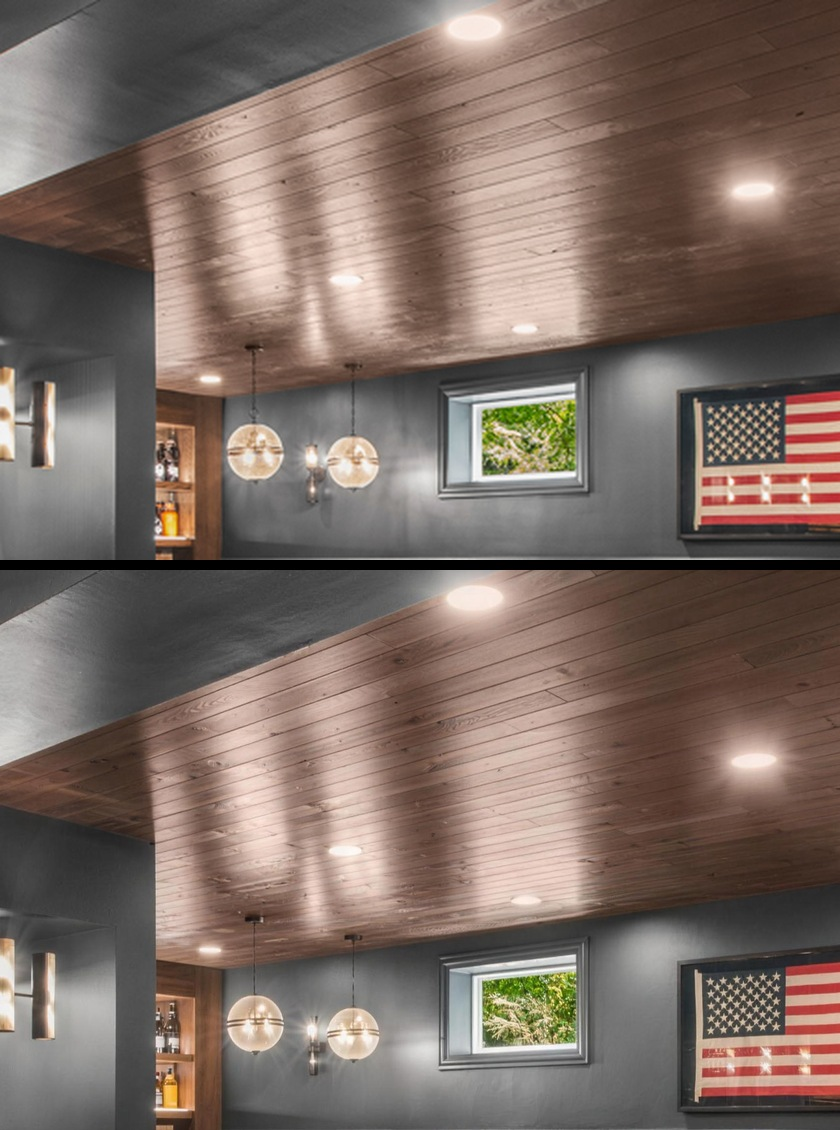
#> input picture marketing/meta-ads/higgsfield-tests/_upscale-compare.jpg, 840 x 1130 px, given in place of 054338_486.jpg, which was not available
$ python build_geist_primary_bath.py higgsfield-tests/_upscale-compare.jpg
#> lines starting #> are read from the running program, lines starting #| are printed output that depends on the picture
"""Geist primary bath - Facebook before/after cards and the website images.

One script for both, so the grade and the framing of every frame live in one
place and the site and the feed show the same photographs.

**Sources.** Camera originals (Insta360, 7040x5288, 4:3) staged in
`source-photos/geist-primary-bath/{before,after}` - gitignored; the full shoot,
including the progress set and the clips, lives in the "Herman Master" Drive
folder. Client surname stays out of every filename and off the page.

**Pairs are matched by vantage, not by subject.** Each before/after pair was
chosen from a full review of all 52 files so the two frames stand roughly where
the same person would stand. The fifth pair (the shower) is the exception: the
only before of the old stall is a portrait frame shot from its doorway.

**Grade.** Photographic only - nothing moved, added or removed.
  - Exposure: a gamma per frame, aimed at a common midtone, capped both ways so
    no frame is pushed past its own range. Gamma lifts midtones and leaves black
    and white where they are, so windows do not blow out.
  - White balance: the befores are left alone. Their warm readings are real
    colour - the almond tub and tile, the sage walls - and neutralising them
    would misrepresent the room as it was. Only the three afters lit warm by
    the vanity sconce or the shower can are pulled part-way toward the cooler
    frames of the same walls (`wb` is the change in R-B, in 8-bit points).

    python build_geist_primary_bath.py preview   review sheets -> _geist_preview/
    python build_geist_primary_bath.py build     cards -> renders/carousel/
                                                 web   -> public/images/
"""
import os
import sys

import numpy as np
from PIL import Image, ImageDraw, ImageFilter, ImageFont, ImageOps

HERE = os.path.dirname(os.path.abspath(__file__))
ROOT = os.path.abspath(os.path.join(HERE, "..", ".."))
SRC = os.path.join(ROOT, "source-photos", "geist-primary-bath")
CARDS = os.path.join(HERE, "renders", "carousel")
WEB = os.path.join(ROOT, "public", "images")
PREVIEW = os.path.join(HERE, "_geist_preview")
FONTS = os.path.join(HERE, "fonts")
SLUG = "glass-half-wall-primary-bath-geist"

NAVY = (27, 42, 74)
GREEN = (92, 184, 50)

TARGET_MID = 130.0
GAMMA_MIN, GAMMA_MAX = 1.0, 1.35    # lift only: darkening a bright before would flatter the after

# file -> white-balance change in R-B (negative cools). Absent = untouched.
WB = {
    "after/054345_604.jpg": -8,   # vanity under the sconce, R-B +13
    "after/054308_378.jpg": -7,   # same wall, R-B +12
    "after/054347_796.jpg": -9,   # shower wall under the can light, R-B +19
}

# A frame: (file, cx, cy, zoom). cx/cy are the crop centre as a fraction of the
# source; zoom 1.0 is the largest crop of the target aspect that fits, smaller
# is tighter. Centres are clamped so a crop never runs off the source.
PAIRS = [
    # key, before frame, after frame
    ("room",   ("before/060837_710.jpg", .50, .56, 1.0), ("after/054338_486.jpg", .50, .55, 1.0)),
    ("door",   ("before/060830_859.jpg", .45, .55, 1.0), ("after/054354_806.jpg", .50, .55, 1.0)),
    # 054343, not 054340: both befores and this after face the window head-on,
    # and 054340 stands where 054354 (card 2) stands - two cards, one vantage.
    ("tub",    ("before/060835_520.jpg", .50, .62, 1.0), ("after/054343_415.jpg", .50, .58, 1.0)),
    ("vanity", ("before/060833_187.jpg", .50, .58, 1.0), ("after/054345_604.jpg", .50, .55, 1.0)),
    ("shower", ("before/060828_858.jpg", .50, .62, 1.0), ("after/054347_796.jpg", .50, .50, 1.0)),
]

# Full-bleed after that closes the carousel. A second vanity frame (054357)
# was cut: card 4 already shows that wall.
SOLO = [
    ("after/054352_691.jpg", .50, .50, 1.0),
]

# Website: 3:4 crops for the before/after section (it renders a 3:4 box with
# a centred cover, so the crop is chosen here instead of left to the browser).
WEB_PAIRS = [
    ("room",   ("before/060837_710.jpg", .66, .55, 1.0), ("after/054338_486.jpg", .64, .55, 1.0)),
    ("door",   ("before/060830_859.jpg", .50, .55, 1.0), ("after/054354_806.jpg", .55, .55, 1.0)),
    ("tub",    ("before/060835_520.jpg", .42, .55, 1.0), ("after/054343_415.jpg", .42, .55, 1.0)),
    ("vanity", ("before/060833_187.jpg", .40, .55, 1.0), ("after/054345_604.jpg", .45, .55, 1.0)),
]

# Website gallery, 4:3 as shot. First is the lead image (portfolio card, schema).
GALLERY = [
    "after/054338_486.jpg",
    "after/054354_806.jpg",            # 054340 left out: same vantage as this one
    "after/054343_415.jpg",
    "after/054345_604.jpg",
    "after/054347_796.jpg",
    "after/054357_265.jpg",
    "after/054352_691.jpg",
]

_cache = {}


def load(rel):
    """Original, transposed and graded once, as float RGB."""
#> called with rel = 'after/054338_486.jpg'
    if rel in _cache:
        return _cache[rel]
    im = ImageOps.exif_transpose(Image.open(os.path.join(SRC, rel))).convert("RGB")
#> im is the input picture: PIL image 840x1130 RGB; mean R, G, B 124.6, 108.7, 100.4
    a = np.asarray(im).astype(np.float32)

    small = np.asarray(im.resize((im.width // 8, im.height // 8))).astype(np.float32)
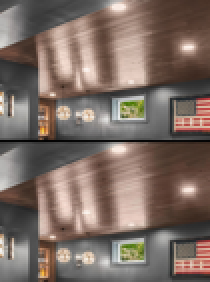
#> small: shape (141, 105, 3) float32 (shown 2 times larger); mean R, G, B 124.6, 108.7, 100.4
    lum = small @ np.array([.299, .587, .114], np.float32)
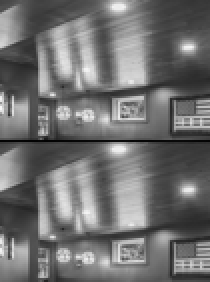
#> lum: shape (141, 105) float32 (shown 2 times larger); min 2, max 246.9, mean 112.5
    med = float(np.median(lum))
#> med = 103.8
    g = np.log(med / 255.0) / np.log(TARGET_MID / 255.0)
#> g = 1.33
    g = float(np.clip(g, GAMMA_MIN, GAMMA_MAX))

    d = WB.get(rel, 0)
    if d:
        rb = small[..., 0].mean() + small[..., 2].mean()
        k = -d / rb
        a[..., 0] *= (1 - k)
        a[..., 2] *= (1 + k)
        a = np.clip(a, 0, 255)

    a = 255.0 * (a / 255.0) ** (1.0 / g)
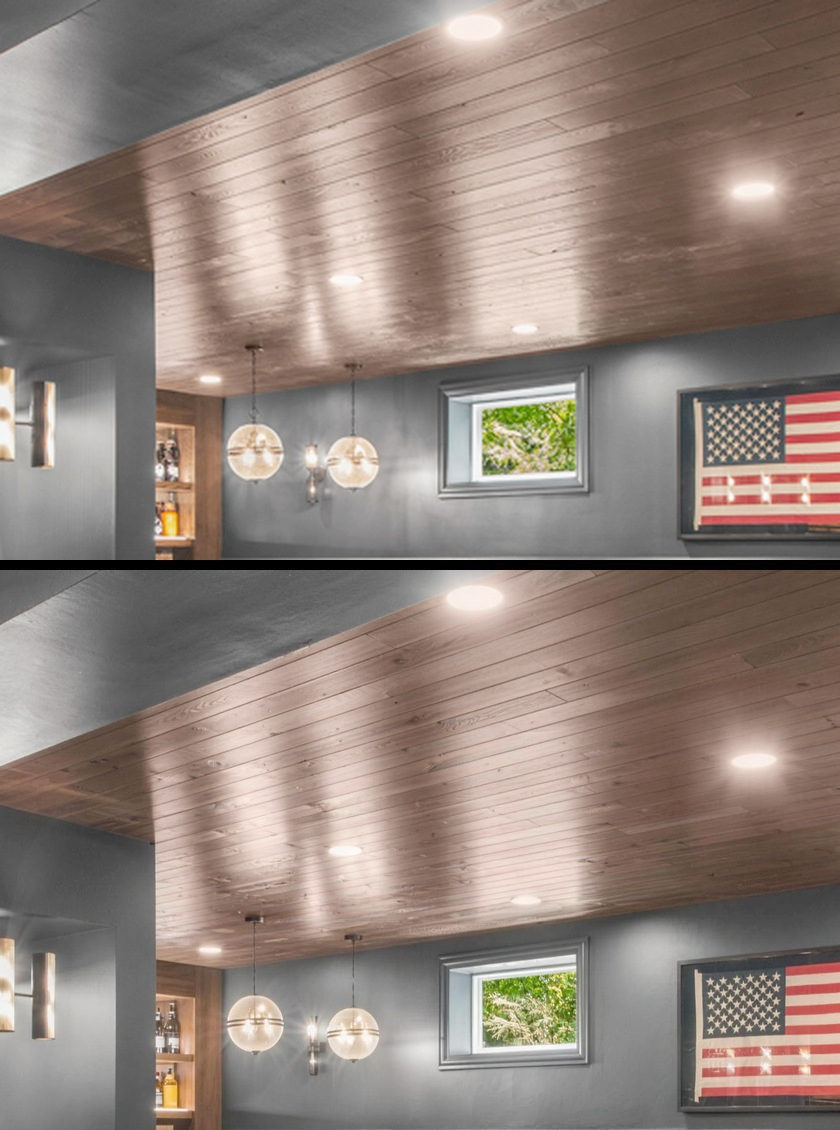
#> a: shape (1130, 840, 3) float32; mean R, G, B 146.3, 131.9, 123.9
    out = Image.fromarray(np.clip(a, 0, 255).astype(np.uint8))
    _cache[rel] = (out, med, g)
    return _cache[rel]


# [12 lines left out: function crop, not called in this run]


def fit(im, w, h):
    im = im.resize((w, h), Image.LANCZOS)
    return im.filter(ImageFilter.UnsharpMask(radius=1.1, percent=55, threshold=2))


GREEN_LIGHT = (124, 214, 74)
GREEN_DARK = (62, 150, 26)


# [86 lines left out: functions _star, badge, not called in this run]


CW, CH, GAP = 1080, 1350, 10
HALF = (CH - GAP) // 2
INSET = 36


# [9 lines left out: function split_card, not called in this run]


def solo_card(frame):
    return fit(crop(*frame, aspect=CW / CH), CW, CH)


# [32 lines left out: functions build_cards, build_web, not called in this run]


def report():
    rels = sorted({f[0] for _, b, a in PAIRS for f in (b, a)} | {f[0] for f in SOLO} | set(GALLERY))
    for r in rels:
        _, med, g = load(r)
#> med = 103.8; g = 1.33
        print(f"  {r:24} median {med:5.1f}  gamma {g:4.2f}  wb {WB.get(r, 0):+d}")
#|   after/054338_486.jpg     median 103.8  gamma 1.33  wb +0
#> pass 2 of the loop in report, `for r in rels:`:
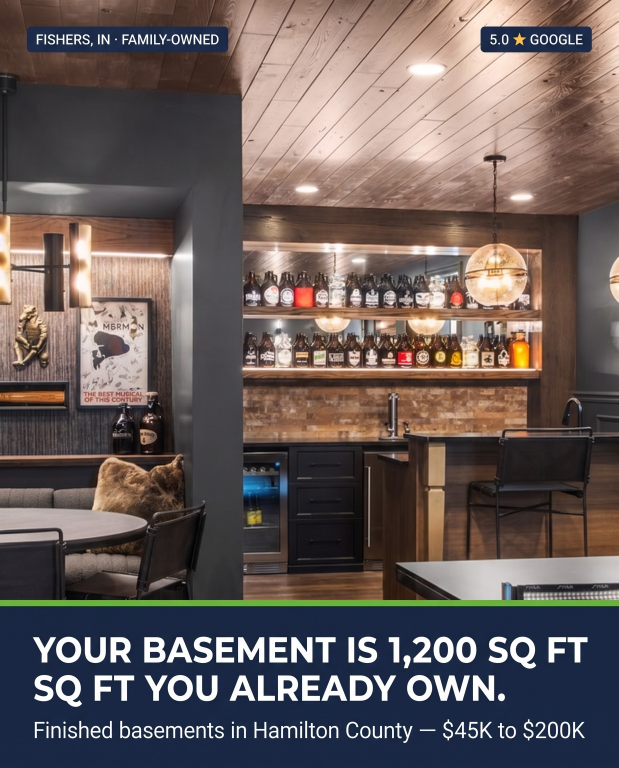
#> input picture marketing/meta-ads/higgsfield-tests/test-marketingstudio-basement.jpg, 1856 x 2304 px, given in place of 054343_415.jpg, which was not available (shown at 1/3 size)
#> in load, im is the input picture: PIL image 1856x2304 RGB; mean R, G, B 104.3, 92.8, 90.8
#> small: shape (288, 232, 3) float32
#> in load (call 2), `lum = small @ np.array([.299, .587, .114], np.float32)`:
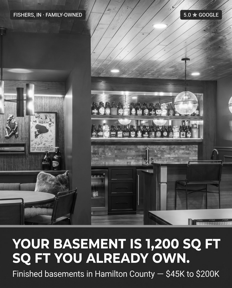
#> lum: shape (288, 232) float32; min 4.11, max 255, mean 95.9
#> in load (call 2), `med = float(np.median(lum))`: med = 73.83
#> in load (call 2), `g = np.log(med / 255.0) / np.log(TARGET_MID / 255.0)`: g = 1.84
#> in load (call 2), `g = float(np.clip(g, GAMMA_MIN, GAMMA_MAX))`: g = 1.35
#> d = 0
#> in load (call 2), `a = 255.0 * (a / 255.0) ** (1.0 / g)`:
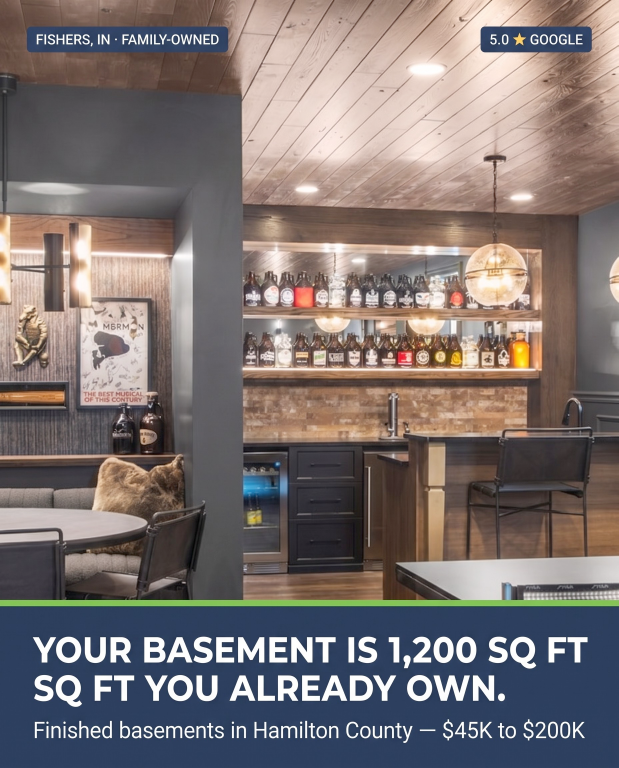
#> a: shape (2304, 1856, 3) float32 (shown at 1/3 size); mean R, G, B 123.1, 116.1, 114.8
#> out: PIL image 1856x2304 RGB
#> in report, `_, med, g = load(r)`: med = 73.83; g = 1.35
#|   after/054343_415.jpg     median  73.8  gamma 1.35  wb +0


if __name__ == "__main__":
    mode = sys.argv[1] if len(sys.argv) > 1 else "preview"
#> (the run stopped early here; a loop or call above may not have finished)
